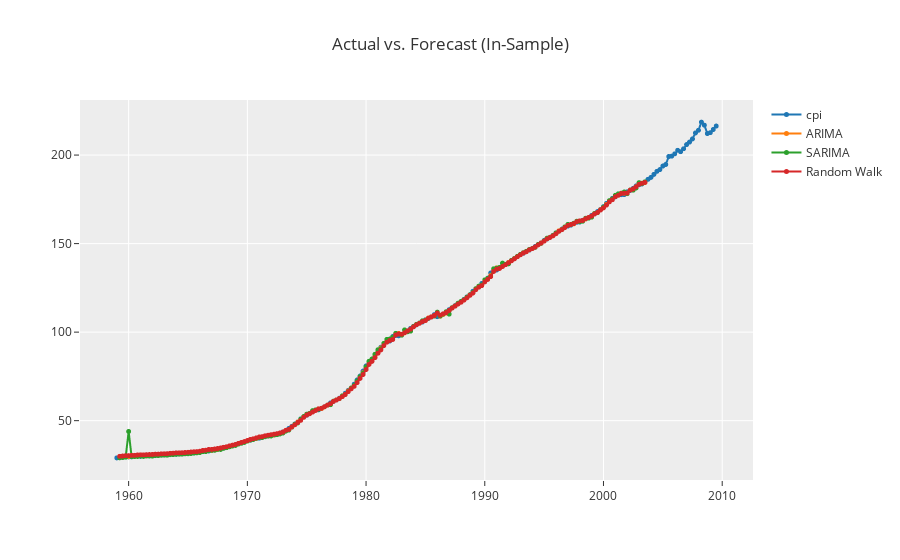

Write notebook code for a chart like this one.
### Markdown cell above
### 10. Plot the in-sample predictions for all the three methods above. Do it in one plot.

### Code cell
exp.plot_model([arima, sarima, rand_walk], plot='insample', data_kwargs={'labels':["ARIMA", "SARIMA", "Random Walk"]})

### Figure 1 — Plotly figure (JSON) as saved in the notebook; plotly's stock layout.template omitted (floating-point values rounded to 4 significant figures; data arrays with more than 128 entries replaced by an {"elided": "..."} marker saying what was removed)
{"data": [{"line": {"color": "rgb(31, 119, 180)", "width": 2}, "marker": {"color": "rgb(31, 119, 180)", "size": 5}, "mode": "lines+markers", "name": "cpi", "type": "scattergl", "x": {"elided": "203 str values"}, "xaxis": "x", "y": {"elided": "203 float values"}, "yaxis": "y"}, {"line": {"color": "rgb(255, 127, 14)", "width": 2}, "marker": {"color": "rgb(255, 127, 14)", "size": 5}, "mode": "lines+markers", "name": "ARIMA", "type": "scattergl", "x": {"elided": "203 str values"}, "xaxis": "x", "y": {"elided": "203 float values"}, "yaxis": "y"}, {"line": {"color": "rgb(44, 160, 44)", "width": 2}, "marker": {"color": "rgb(44, 160, 44)", "size": 5}, "mode": "lines+markers", "name": "SARIMA", "type": "scattergl", "x": {"elided": "203 str values"}, "xaxis": "x", "y": {"elided": "203 float values"}, "yaxis": "y"}, {"line": {"color": "rgb(214, 39, 40)", "width": 2}, "marker": {"color": "rgb(214, 39, 40)", "size": 5}, "mode": "lines+markers", "name": "Random Walk", "type": "scattergl", "x": {"elided": "203 str values"}, "xaxis": "x", "y": {"elided": "203 float values"}, "yaxis": "y"}], "layout": {"showlegend": true, "title": {"text": "Actual vs. Forecast (In-Sample)"}, "xaxis": {"anchor": "y", "domain": [0, 1]}, "yaxis": {"anchor": "x", "domain": [0, 1]}}}
